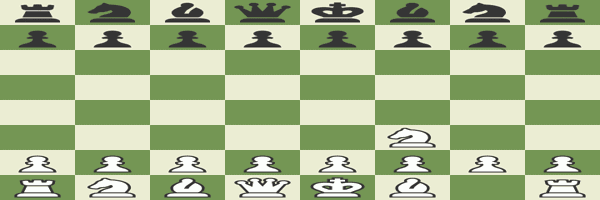
#> input picture FileTransfer/ReceivedFile/FirstWin.gif, 600 x 200 px, found by its file name
$ python temp.py   (older library calls are emulated)
#> lines starting #> are read from the running program, lines starting #| are printed output that depends on the picture
import os
from PIL import Image, ImageSequence
import numpy as np
import sys
def getFrames(gif:Image):
    """
    :param gif: The gif as a PIL Image
    :param targetDim: The desired dimensions of the image
    :return: An array of images of the desired dimension
    """
    gifFrames = np.array(
        [np.array(frame.copy().convert('RGB').getdata(), dtype=np.uint8).reshape(frame.size[1], frame.size[0], 3) for
         frame in ImageSequence.Iterator(gif)])
    return gifFrames

def resizeFile(fileName, newName, targetDim):

    nameDimDivide = fileName.find("_")
    nameFormatDivide = fileName.rindex(".")
    name = fileName[:nameDimDivide]
    format = fileName[nameFormatDivide:].lower().replace(" ", "")
    del nameFormatDivide, nameDimDivide
    # newName = "Resized Files/" + name + "Resized{0}".format(format)
    if 'gif' in format:
        resize_gif(fileName, newName, targetDim)
    else:
        im = Image.open(fileName).resize(targetDim)
        im.save(newName)
    # if format == 'gif':


def resize_gif(path, save_as=None, resize_to=None):
    """
    Resizes the GIF to a given length:

    Args:
        path: the path to the GIF file
        save_as (optional): Path of the resized gif. If not set, the original gif will be overwritten.
        resize_to (optional): new size of the gif. Format: (int, int). If not set, the original GIF will be resized to
                              half of its size.
    """
    all_frames = extract_and_resize_frames(path, resize_to)

    if not save_as:
        save_as = path

    if len(all_frames) == 1:
        print("Warning: only 1 frame found")
        all_frames[0].save(save_as, optimize=True)
    else:
        all_frames[0].save(save_as, optimize=True, save_all=True, append_images=all_frames[1:], loop=5000)


def analyseImage(path):
    """
    Pre-process pass over the image to determine the mode (full or additive).
    Necessary as assessing single frames isn't reliable. Need to know the mode
    before processing all frames.
    """
    im = Image.open(path)
#> im is the input picture: PIL image 600x200 P; mean R, G, B 168, 183.8, 143.5
    results = {
        'size': im.size,
        'mode': 'full',
    }
#> results = {'size': (600, 200), 'mode': 'full'}
    try:
        while True:
            if im.tile:
                tile = im.tile[0]
                update_region = tile[1]
                update_region_dimensions = update_region[2:]
                if update_region_dimensions != im.size:
                    results['mode'] = 'partial'
                    break
            im.seek(im.tell() + 1)
#> this loop made 2 passes
#> tile on pass 2: ('gif', (14, 1, 600, 198), 11649, (8, False, -1))
#> im: PIL image 600x200 RGB
#> after the loop, results = {'size': (600, 200), 'mode': 'partial'}
    except EOFError:
        pass
    return results


def extract_and_resize_frames(path, resize_to=None):
    """
    Iterate the GIF, extracting each frame and resizing them

    Returns:
        An array of all frames
    """
    mode = analyseImage(path)['mode']
#> mode = 'partial'

    im = Image.open(path)

    if not resize_to:
        resize_to = (im.size[0], im.size[1])

    i = 0
    p = im.getpalette()
#> p = 768 values, max 254 at index 10, min 0 at index 147, mean 25.94
    last_frame = im.convert('RGBA')

    all_frames = []

    try:
        while True:
            # print("saving %s (%s) frame %d, %s %s" % (path, mode, i, im.size, im.tile))

            '''
            If the GIF uses local colour tables, each frame will have its own palette.
            If not, we need to apply the global palette to the new frame.
            '''
            if not im.getpalette():
                im.putpalette(p)

            new_frame = Image.new('RGBA', im.size)

            '''
            Is this file a "partial"-mode GIF where frames update a region of a different size to the entire image?
            If so, we need to construct the new frame by pasting it on top of the preceding frames.
            '''
            if mode == 'partial':
                new_frame.paste(last_frame)

            new_frame.paste(im, (0, 0), im.convert('RGBA'))

            # new_frame.thumbnail(resize_to, Image.ANTIALIAS)
            new_frame = new_frame.resize(resize_to)
            all_frames.append(new_frame)

            i += 1
            last_frame = new_frame
            im.seek(im.tell() + 1)
#> this loop made 2 passes
#> pass 1, in extract_and_resize_frames, `new_frame = new_frame.resize(resize_to)`:
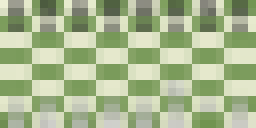
#> new_frame: PIL image 32x16 RGBA (shown 8 times larger); mean R, G, B, A 167.8, 183.5, 143.4, 255
#> after the loop, all_frames = 1 item; i = 1
    except EOFError:
        pass

    return all_frames


if __name__ == '__main__':
#> (the run stopped early here; a loop or call above may not have finished)
